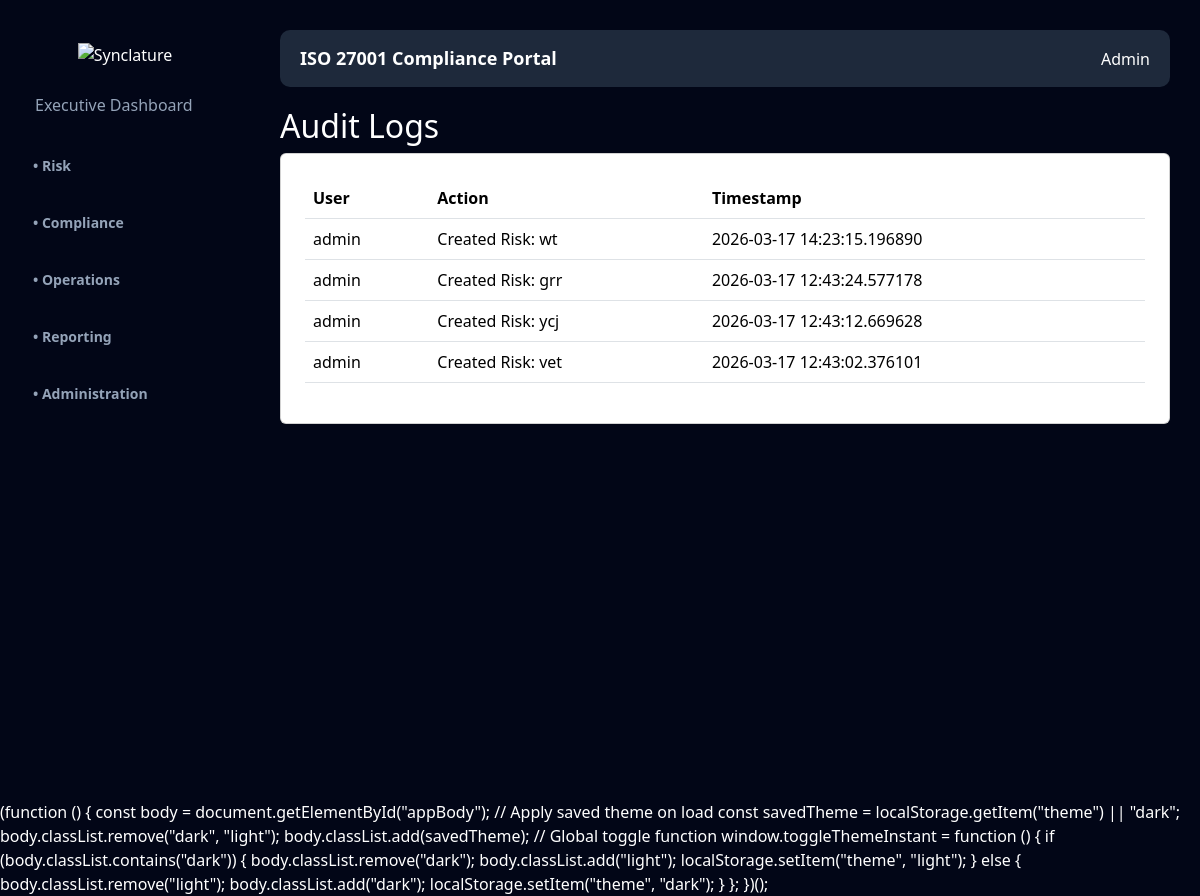
Page /audit-logs (signed in) on the committed database.
### models.py (models this page shows)
class AuditLog(db.Model):
    __tablename__ = "audit_log"
    id = db.Column(db.Integer, primary_key=True)
    user = db.Column(db.String(100))
    action = db.Column(db.String(300))
    timestamp = db.Column(db.DateTime)

### app.py (the view)
@app.route("/audit-logs")
def audit_logs():
    if "user" not in session:
        return redirect("/login")
    logs = AuditLog.query.order_by(AuditLog.timestamp.desc()).all()
    return render_template("pages/audit_logs.html", logs=logs)

### app.py (called while the page is built)
@app.context_processor
def inject_theme():
    return dict(theme=session.get("theme", "dark"))

### templates/pages/audit_logs.html
{% extends "base.html" %}
{% block content %}
<h2>Audit Logs</h2>
<div class="card p-4">
<table class="table">
<tr>
<th>User</th>
<th>Action</th>
<th>Timestamp</th>
</tr>
{% for log in logs %}
<tr>
<td>{{ log.user }}</td>
<td>{{ log.action }}</td>
<td>{{ log.timestamp }}</td>
</tr>
{% endfor %}
</table>
</div>
{% endblock %}

### static/css/style.css (style rules this page uses)
body.dark { --bg-main: #020617; --bg-secondary: #1e293b; --bg-card: #1e293b; --text-main: #ffffff; --text-muted: #94a3b8; --sidebar-bg: #020617; }
body { margin: 0; font-family: 'Segoe UI', sans-serif; background-color: var(--bg-main); color: var(--text-main); transition: background-color 0.35s ease, color 0.35s ease; }

### rows in the picture
AuditLog: user "admin", action "Created Risk: wt", timestamp "2026-03-17 14:23:15.196890"
AuditLog: user "admin", action "Created Risk: grr", timestamp "2026-03-17 12:43:24.577178"
AuditLog: user "admin", action "Created Risk: ycj", timestamp "2026-03-17 12:43:12.669628"
AuditLog: user "admin", action "Created Risk: vet", timestamp "2026-03-17 12:43:02.376101"
